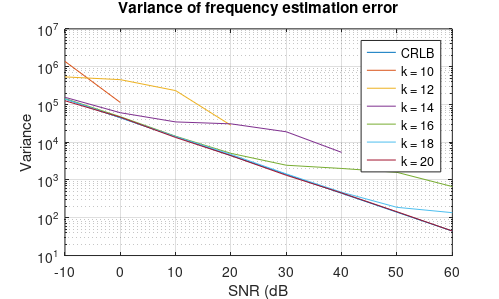
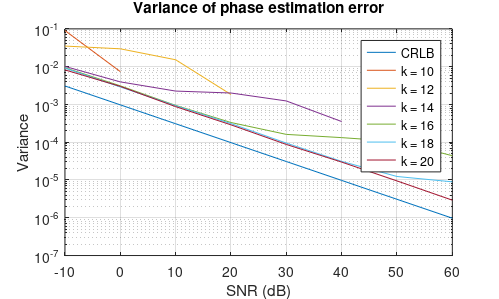

MATLAB code for these plots, in order:
clear;
close all;

%% Define parameters

N = 513;        % signal length
steps = 100;    % simulation length
SNR_dB = [-10 0 10 20 30 40 50 60];
k = [10 12 14 16 18 20];
n_SNR = length(SNR_dB);
n_k = length(k);

%% Plotting

% Frequency estimatation error

load('sim_data.mat');

fig1 = figure;
semilogy(SNR_dB,omega_CRLB); hold on; grid on;
for i = 1:n_k
    plot(SNR_dB, omega_error_var(:,i)); hold on;
end
legend('CRLB','k = 10','k = 12','k = 14','k = 16','k = 18','k = 20');
title('Variance of frequency estimation error');
xlabel('SNR (dB');
ylabel('Variance');

dims = [200 200 500 300]; % [x_pos, y_pos, x_brd, y_brd]
set(fig1, 'renderer', 'painters', 'position', dims, 'PaperPositionMode', 'auto');
%print('-dpng', '-r600', '/Users/johannesskaro/Documents/KYB 3.år/EDK/Project/omega_err_var_plot');

% Phase estimation error

fig2 = figure;
semilogy(SNR_dB,phi_CRLB); hold on;  grid on;
for i = 1:n_k
    plot(SNR_dB, phi_error_var(:,i)); hold on;
end
legend('CRLB','k = 10','k = 12','k = 14','k = 16','k = 18','k = 20');
title('Variance of phase estimation error');
xlabel('SNR (dB)');
ylabel('Variance');

dims = [200 200 500 300]; % [x_pos, y_pos, x_brd, y_brd]
set(fig2, 'renderer', 'painters', 'position', dims, 'PaperPositionMode', 'auto');
%print('-dpng', '-r600', '/Users/johannesskaro/Documents/KYB 3.år/EDK/Project/phi_err_var_plot');


